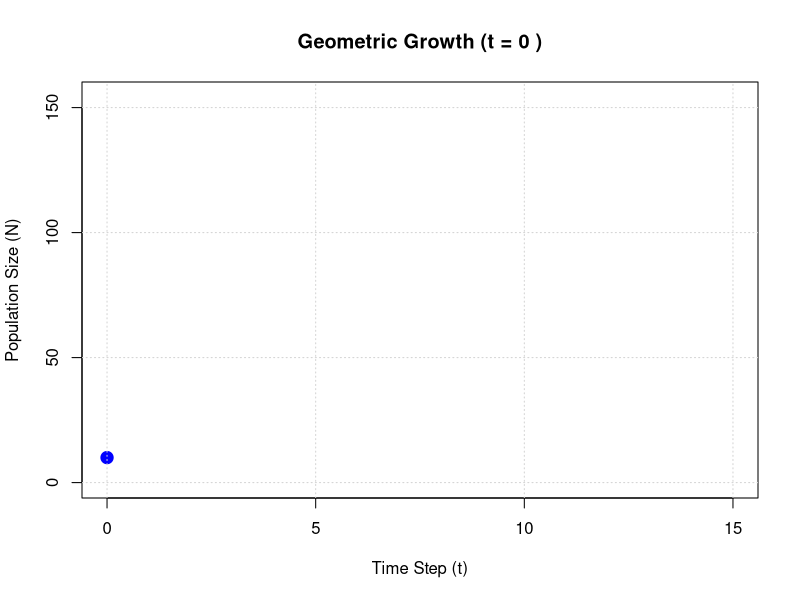
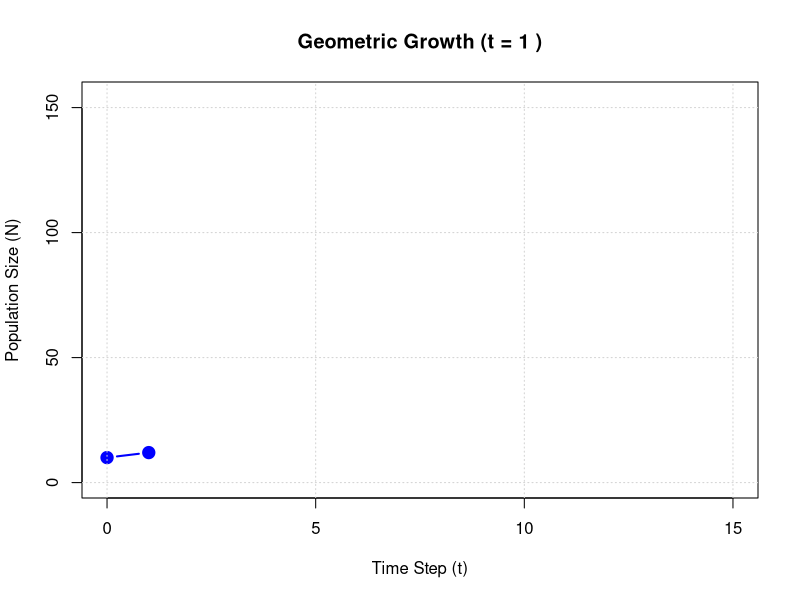
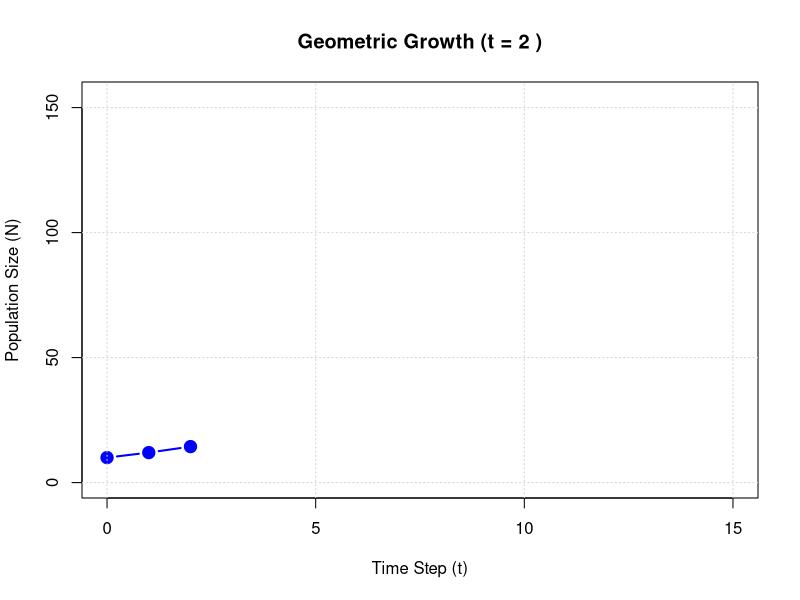
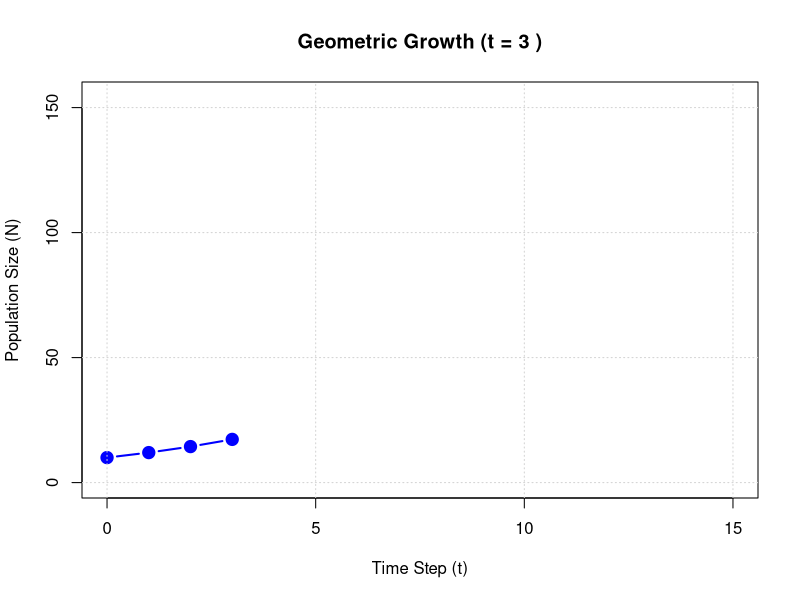
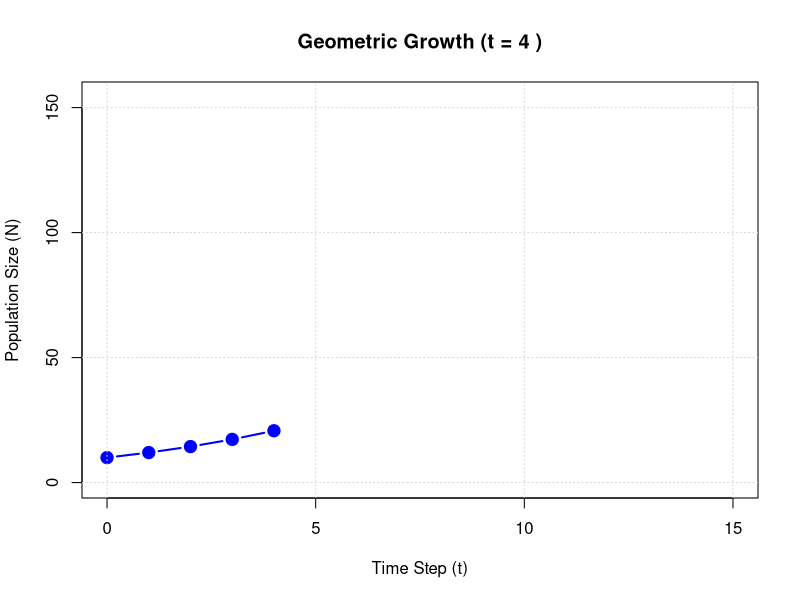
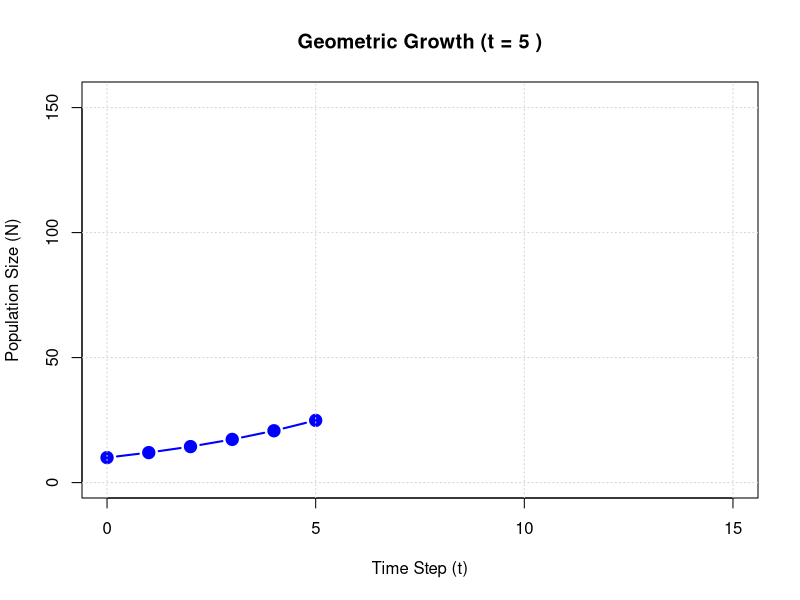
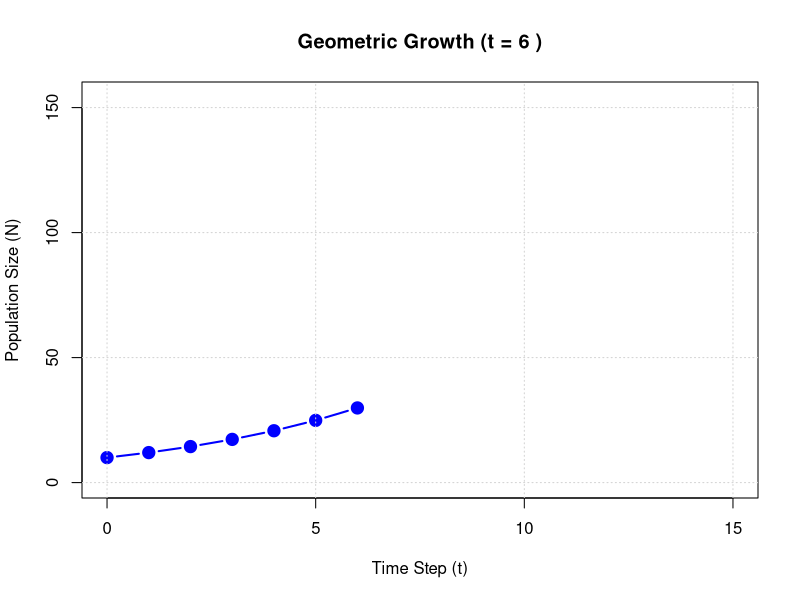
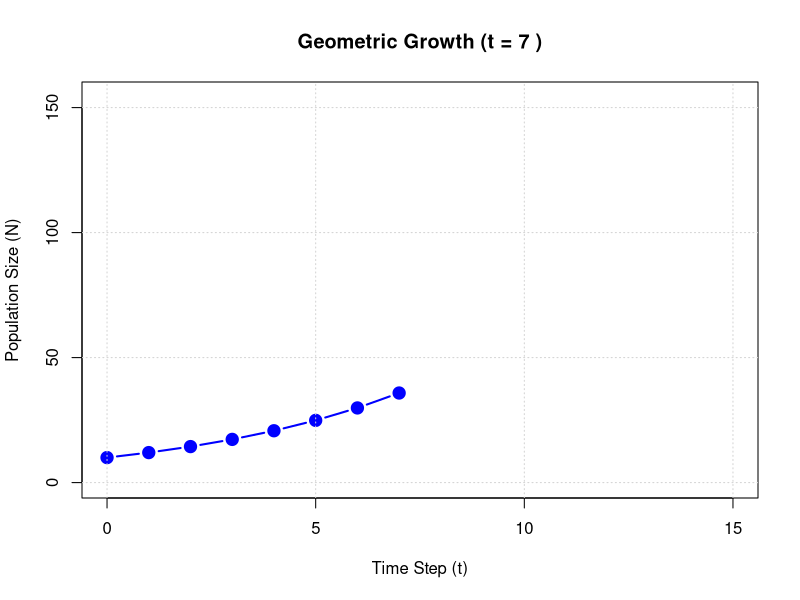

Write the R code that produced these figures, in order.
## ---- chunk 1
#| label: geo-example
## #| fig-show: animate
## #| interval: 0.5
## #| fig.show: hide
#| include: false
#| fig.width: 7
#| fig.height: 7

n0 <- 10
r <- 1.2
max_t <- 15

max_y <- n0 * (r ^ max_t)

# Loop creates each frame automatically
for (i in 0:max_t) {
  t_sub <- 0:i
  N_sub <- n0 * (r ^ t_sub)
  
  plot(
    t_sub, N_sub,
    type = "b", col = "blue", pch = 19, lwd = 2, cex = 1.5,
    xlim = c(0, max_t), ylim = c(0, max_y),
    xlab = "Time Step (t)", ylab = "Population Size (N)",
    main = paste("Geometric Growth (t =", i, ")")
  )
  grid()
}
## ---- chunk 2
#| label: r3
#| include: false
#| fig.width: 4
#| fig.height: 4
r1 <- -0.1
r2 <- 0
r3 <- 0.1

n_years <- 20

N1 <- N2 <- N3 <- numeric(n_years)
N1[1] <- N2[1] <- N3[1] <- 20
for(t in 2:n_years) {
    N1[t] <- N1[t-1] + N1[t-1]*r1
    N2[t] <- N2[t-1] + N2[t-1]*r2
    N3[t] <- N3[t-1] + N3[t-1]*r3
}

par(mai=c(0.8, 0.8, 0.1, 0.1))

plot(1:n_years, N1, type="l", xlab="Time", ylab="Abundance")
plot(1:n_years, N2, type="l", xlab="Time", ylab="Abundance")
plot(1:n_years, N3, type="l", xlab="Time", ylab="Abundance")
